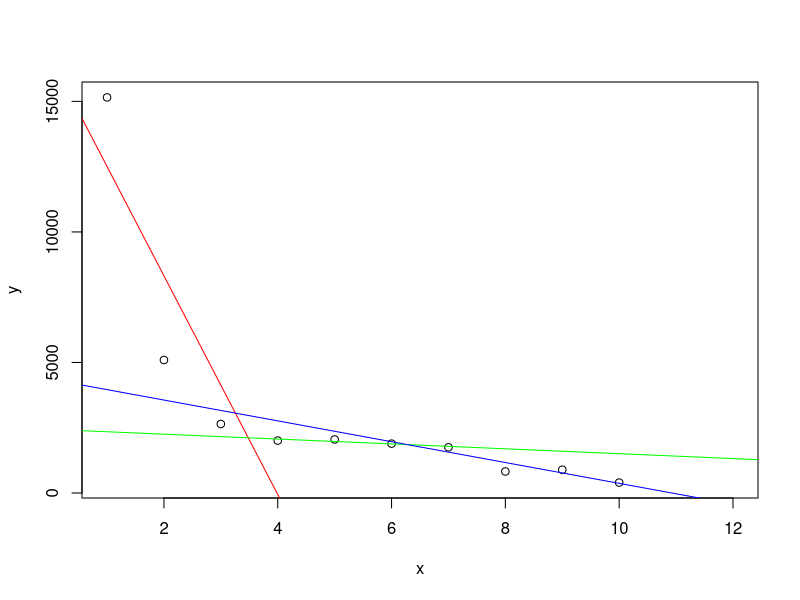
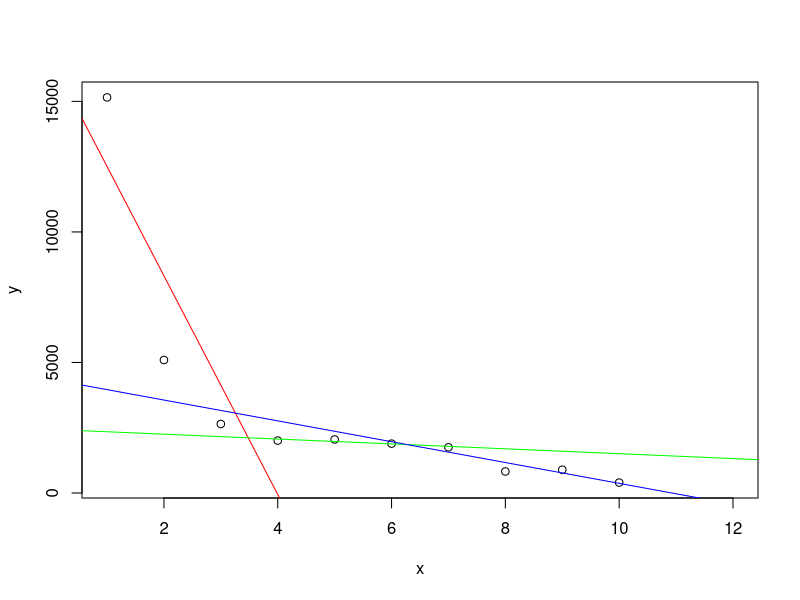

Recreate these plots in R, in order.
#Created on 2020/2/24,9:17
#Data Initialize
source=data.frame(x=1:10,y=c(15152,5093,2644,2009,2051,1891,1751,825,892,399))
print(source)
sect1=data.frame(x=1:4,y=c(15152,5093,2644,2009))
sect2=data.frame(x=4:7,y=c(2009,2051,1891,1751))
sect3=data.frame(x=7:10,y=c(1751,825,892,399))
#Regression Calc
fs1=lm(y~x,sect1)
fs2=lm(y~x,sect2)
fs3=lm(y~x,sect3)
#Export graph plots.svg
svg("plots.svg")
plot(source,xlim=c(1,12))
abline(a=fs1$coefficients[1],b=fs1$coefficients[2],col="red")
abline(a=fs2$coefficients[1],b=fs2$coefficients[2],col="green")
abline(a=fs3$coefficients[1],b=fs3$coefficients[2],col="blue")
dev.off()
#Print the graph on the screen
plot(source,xlim=c(1,12))
abline(a=fs1$coefficients[1],b=fs1$coefficients[2],col="red")
abline(a=fs2$coefficients[1],b=fs2$coefficients[2],col="green")
abline(a=fs3$coefficients[1],b=fs3$coefficients[2],col="blue")
#Solve the function(y=0) && Export
f=function(x, a, b){return(a*x+b)}
root=uniroot(f,c(10,12),a=fs3$coefficients[2],b=fs3$coefficients[1],tol=0.1)
root$root
# Will vanish after 11 days.